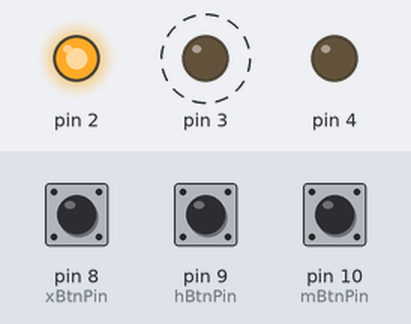
The sketch below on a simulated Arduino Uno, built with avr-gcc and run on an emulated ATmega328P. On the bench: output pins drawn as LEDs (lit = HIGH). Dashed ring = blinking. The inputs (shaded band) are chosen by the test bench; at power-on: pin 10 (mBtnPin) HIGH, pin 8 (xBtnPin) HIGH, pin 9 (hBtnPin) HIGH. Random numbers use the default seed unless the sketch sets one.

Above: at 1.0 s.
1.3 s: pin 10 (mBtnPin) pulled LOW for 0.15 s
At 1.44 s:
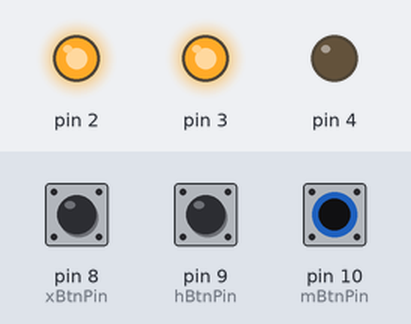
4.3 s: pin 8 (xBtnPin) pulled LOW for 1 s
7.3 s: pin 9 (hBtnPin) pulled LOW for 0.15 s
At 7.6 s:
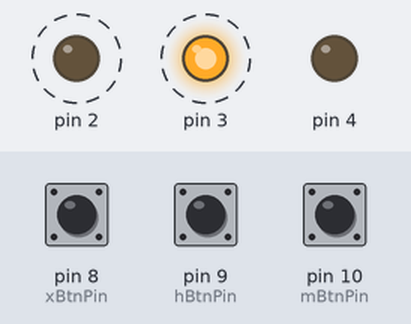
10.3 s: pin 9 (hBtnPin) pulled LOW for 1 s
13.3 s: pin 8 (xBtnPin) pulled LOW for 0.15 s
At 14.8 s:
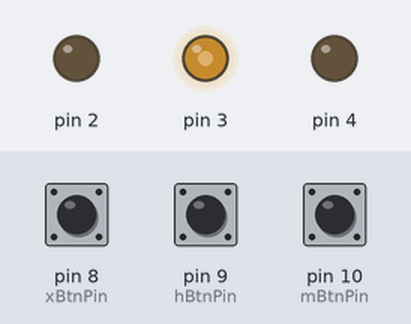
16.3 s: pin 9 (hBtnPin) pulled LOW for 0.15 s
At 16.6 s:
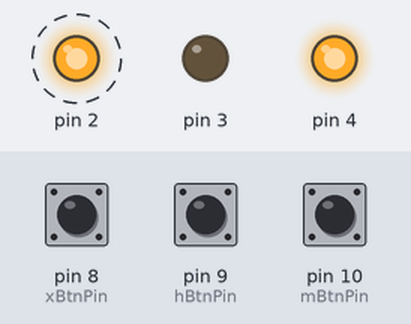
Timing chart, 0 to 20.3 s (numbered marks = the images above; inputs shaded):
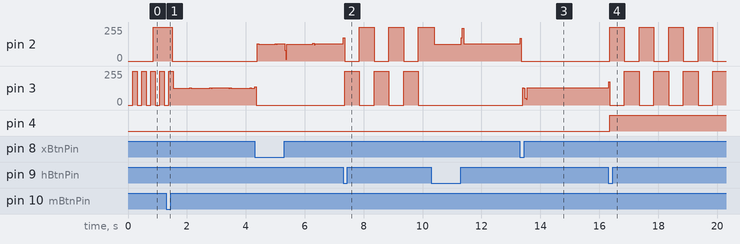

Measured:
- after the input at 7.3 s, pin 3: alternates 255/255 for 0.50 s and 0/255 for 0.50 s, starting after 0.05 s
- after the input at 13.3 s, pin 2: 128/255 → 0/255 at once; pin 3: 0/255 → 129/255 after 0.09 s
- after the input at 16.3 s, pin 2: alternates 255/255 for 0.50 s and 0/255 for 0.50 s, starting after 0.05 s; pin 3: 129/255 → 174/255 at once, then repeats every 1.0 s: 0/255 0.50 s, 255/255 0.50 s; pin 4: LOW → HIGH after 0.05 s

The sketch:

qubitArduino.ino
```cpp
/** Code for Assignment 1
* Qubit state representation using a tangible user interface
* @author José Ossorio V01010285
*/

// Setting pins for buttons to use quantum gates
int xBtnPin = 8;
int hBtnPin = 9;
int mBtnPin = 10;

int xLastBtnState = 1;
int hLastBtnState = 1;
int mLastBtnState = 1;

// Struct to group the attributes of a qubit. A qubit is described by a statevector with two amplitudes: ampKet0 and ampKet1
// Each of the kets has a led pin and an interval that determines when the respective led will blink.
// The higher the amplitude, the faster it will blink
struct qubit {
  int pinKet0;
  int pinKet1;
  int pinPhase;
  byte ledState0;
  byte ledState1;
  double ampKet0;
  double ampKet1;
  double intervalKet0;
  double intervalKet1;
};

// variables used to track time of the last blink for each ket
unsigned long previousMillis0 = 0;
unsigned long previousMillis1 = 0;

/** Code snippet taken from https://forum.arduino.cc/t/increasing-probability-with-a-number/358459/5
* Biased random probability for collapsing the state of the qubit based on the amplitudes of each component.
* For example, if ket 1 has probability of 80%, the threshold will be 80 and the maximum will always be 100.
* That way, if we generate a random number between 0 and 100, 80% of the time it will be less than or equal to 100, returning true
* @param: threshold - probability bias
* @param: maximum - the maximum probability (always 100)
* @return: boolean indicating whether the generated number is below the threshold
*/
bool chance(int threshold, int maximum) {
  long ran = random(maximum);
  return ran <= threshold;
}

/**
* Helper function to calculate the probability of collapsing the qubit to a specific state based on the amplitude of that state.
* The probability is calculated by squaring the absolute value of the amplitude.
* @param: amplitude - the amplitude of a component of the qubit
* @return: double - the probability
*/
double prob(double amplitude) {
  return abs(amplitude) * abs(amplitude);
}

/**
* Helper function to calculte the product of a 2x2 matrix and a 2-vector
* @param: m - the matrix
* @param: v - the vector
*/
void matrixByVector(double m[][2], double v[]) {
  double result[2] = { NULL, NULL };
  for (int i = 0; i < 2; i++) {
    for (int j = 0; j < 1; j++) {
      result[i] = (m[i][j] * v[j]) + (m[i][j + 1] * v[j + 1]);
    }
  }
  v[0] = result[0];
  v[1] = result[1];
}

/**
* Helper function to assign new amplitudes after applying a quantum gate
* @param: pQ - a pointer to a qubit
* @param: statevector - the new statevector to be assigned to the qubit
*/
void assignAmplitudes(struct qubit* pQ, double statevector[]) {
  pQ->ampKet0 = statevector[0];
  pQ->ampKet1 = statevector[1];
}

/**
* The H function applies the Hadamard Gate to the given qubit. For example, a qubit in state |0> will be in an equal superposition after applying this gate
* It applies the gate by multiplying the Hadamard matrix by the qubit's statevector. This is the same principle for the X and measure gates.
* @param: pQ - pointer to the qubit
*/
void H(struct qubit* pQ) {
  double H[2][2] = { { 1.0 / sqrt(2), 1.0 / sqrt(2) }, { 1.0 / sqrt(2), -1.0 / sqrt(2) } };
  double statevector[2] = { pQ->ampKet0, pQ->ampKet1 };
  // Check if the qubit is in state |1> and apply a negative phase to |1>
  matrixByVector(H, statevector);
  assignAmplitudes(pQ, statevector);
  previousMillis0 = 0;
  previousMillis1 = 0;
}

/**
* The X function applies the Not Gate to the given qubit. For example, a qubit in state |0> will be in state |1> after applying this gate.
* @param: pQ - pointer to the qubit
*/
void X(struct qubit* pQ) {
  double X[2][2] = { { 0.0, 1.0 }, { 1.0, 0.0 } };
  double statevector[2] = { pQ->ampKet0, pQ->ampKet1 };
  matrixByVector(X, statevector);
  assignAmplitudes(pQ, statevector);
  previousMillis0 = 0;
  previousMillis1 = 0;
}

/**
* The measure function measures a qubit, collapsing its state to 0 or 1
* @param: pQ - pointer to the qubit
*/
void measure(struct qubit* pQ) {
  double statevector[2] = { 0.0, 0.0 };
  if (chance(prob(pQ->ampKet0) * 100, 100)) {
    statevector[0] = 1.0;
    statevector[1] = 0.0;
    assignAmplitudes(pQ, statevector);
  } else {
    statevector[0] = 0.0;
    statevector[1] = 1.0;
    assignAmplitudes(pQ, statevector);
  }
  previousMillis0 = 0;
  previousMillis1 = 0;
}

// Initializing the qubit with arbitrary initial values
qubit q0 = { 2, 3, 4, LOW, LOW, 0.38, 0.92, -1, -1};
// Initializing a pointer to the qubit to be passed to functions
qubit* pQ0 = &q0;

void setup() {
  Serial.begin(9600);
    // Initialize random seed for random function
  randomSeed(analogRead(A0));

  // Setting the initial intervals for the qubit. If the interval is 0, it means the led is always on.
  // The interval is equal to 1000ms - (probability(|0>) * 100), for ket 0
  q0.intervalKet0 = prob(q0.ampKet0) == 0 ? -1.0 : (1000 - prob(q0.ampKet0) * 1000);
  q0.intervalKet1 = prob(q0.ampKet1) == 0 ? -1.0 : (1000 - prob(q0.ampKet1) * 1000);

  // Setting output pins
  pinMode(q0.pinKet0, OUTPUT);
  pinMode(q0.pinKet1, OUTPUT);
  pinMode(q0.pinPhase, OUTPUT);

  // Setting input pins for buttons
  pinMode(xBtnPin, INPUT_PULLUP);
  pinMode(hBtnPin, INPUT_PULLUP);
  pinMode(mBtnPin, INPUT_PULLUP);
}

void loop() {
  // Getting currentMillis for the blinking of the leds
  unsigned long currentMillis = millis();
  // Calculate interval for each LED
  q0.intervalKet0 = prob(q0.ampKet0) == 0 ? -1 : (1000 - prob(q0.ampKet0) * 1000);
  q0.intervalKet1 = prob(q0.ampKet1) == 0 ? -1 : (1000 - prob(q0.ampKet1) * 1000);

  // Check if we should blink the pin for Ket0
  if ((currentMillis - previousMillis0) > q0.intervalKet0) {
    previousMillis0 = currentMillis;
    if (q0.intervalKet0 == -1.0) {
      q0.ledState0 = LOW;
    } else {
      q0.ledState0 = (q0.ledState0 == HIGH) ? LOW : HIGH;
    }
  }

  // Check if we should blink the pin for Ket1
  if ((currentMillis - previousMillis1) > q0.intervalKet1) {
    previousMillis1 = currentMillis;
    if (q0.intervalKet1 == -1.0) {
      q0.ledState1 = LOW;
    } else {
      // Serial.println("changing ket 1");
      q0.ledState1 = (q0.ledState1 == HIGH) ? LOW : HIGH;
    }
  }
  digitalWrite(q0.pinKet0, q0.ledState0);
  digitalWrite(q0.pinKet1, q0.ledState1);

  // Read button states
  int xBtnState = digitalRead(xBtnPin);
  int hBtnState = digitalRead(hBtnPin);
  int mBtnState = digitalRead(mBtnPin);

  // Button state change code taken from: https://docs.arduino.cc/built-in-examples/digital/StateChangeDetection
  // compare the buttonState to its previous state
  if (xBtnState != xLastBtnState) {
    if (xBtnState == LOW) {
      X(pQ0);
    }
    // Delay a little bit to avoid bouncing
    delay(50);
  }
  // save the current state as the last state, for next time through the loop
  xLastBtnState = xBtnState;

  // compare the buttonState to its previous state
  if (hBtnState != hLastBtnState) {
    if (hBtnState == LOW) {
      H(pQ0);
    }
    // Delay a little bit to avoid bouncing
    delay(50);
  }
  // save the current state as the last state, for next time through the loop
  hLastBtnState = hBtnState;

  // compare the buttonState to its previous state
  if (mBtnState != mLastBtnState) {
    if (mBtnState == HIGH) {
      measure(pQ0);
    }
    // Delay a little bit to avoid bouncing
    delay(50);
  }
  // save the current state as the last state, for next time through the loop
  mLastBtnState = mBtnState;

  // This conditional checks if ket 0 or ket 1 have a phase of -1, and if so, it lights up the phase LED
  if (q0.ampKet0 < 0 || q0.ampKet1 < 0) {
    digitalWrite(q0.pinPhase, HIGH);
  } else {
    digitalWrite(q0.pinPhase, LOW);
  }
}
```
